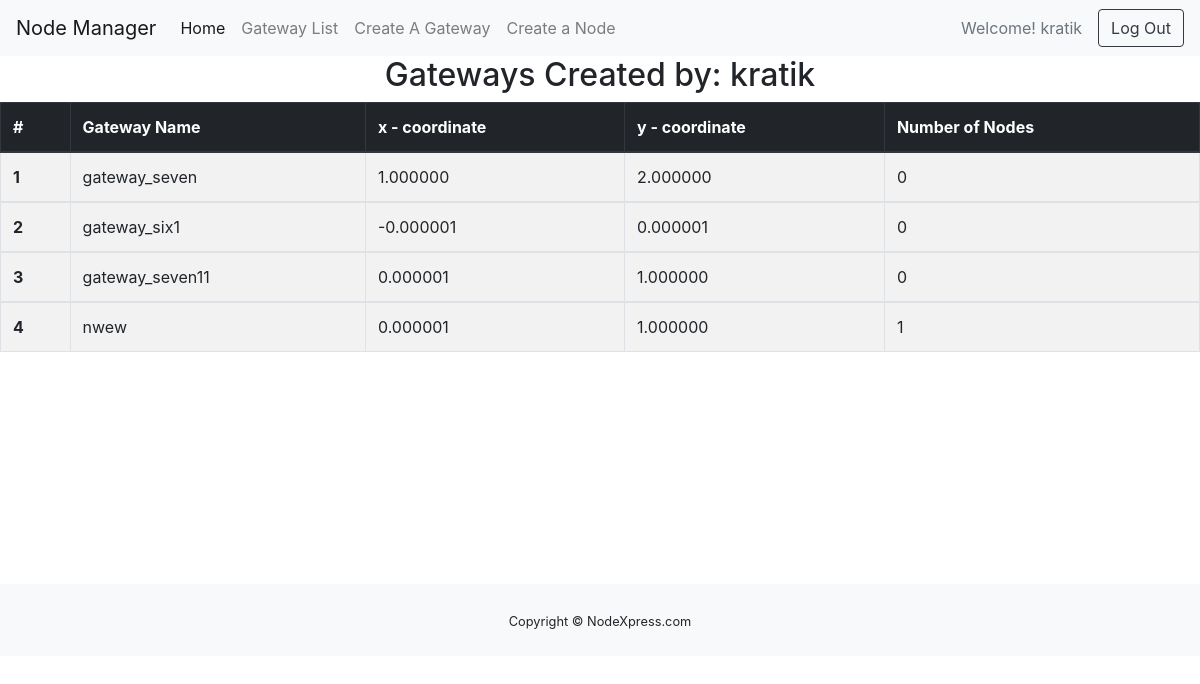
/gateway-list/ (signed in), run on an earlier commit of the app's database.
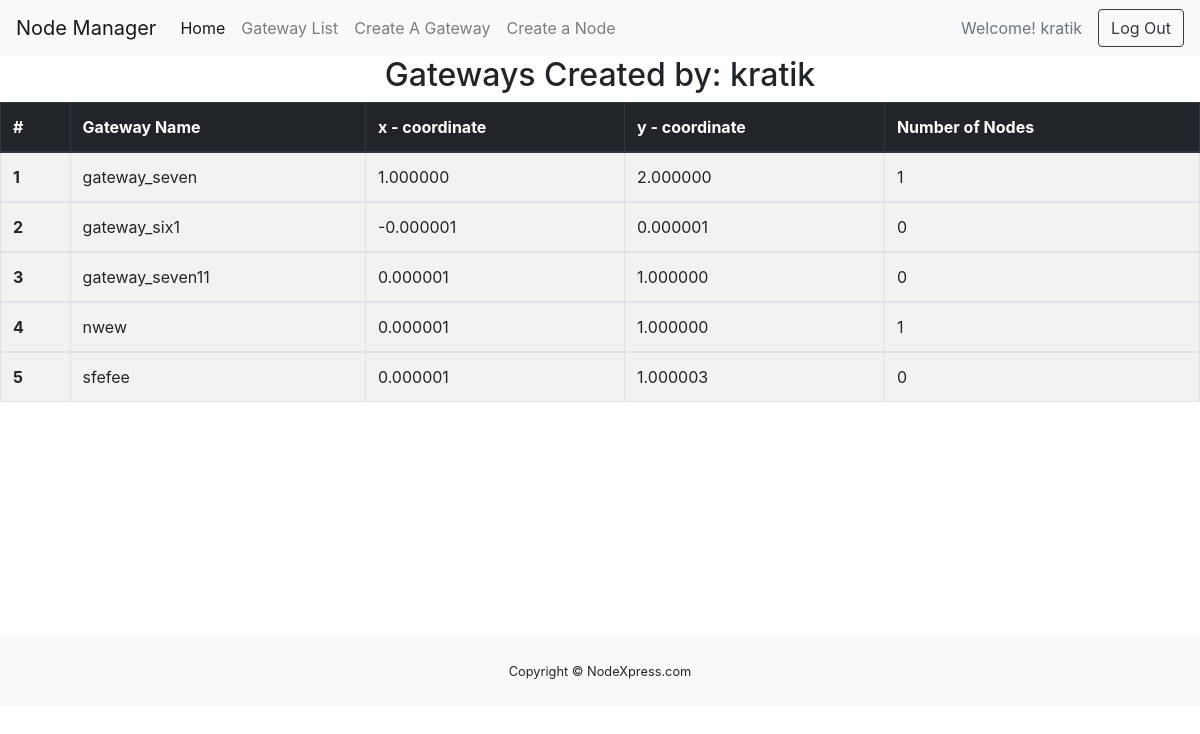
And on a later commit of the database.
### core/models.py (models this page shows, shortened)
class Gateway(models.Model):
    gateway_name = models.CharField(unique=True, max_length=31)
    x_coordinate = models.DecimalField(max_digits=9, decimal_places=6,
                                       validators=[MaxValueValidator(180), MinValueValidator(-180)])  # Longitude
    y_coordinate = models.DecimalField(max_digits=9, decimal_places=6,
                                       validators=[MaxValueValidator(90), MinValueValidator(-90)])  # Latitude
    number_nodes = models.IntegerField(default=0)
    created_by = models.ForeignKey(User, on_delete=models.CASCADE)

### core/views.py (the view)
# urls.py: path('gateway-list/', GatewayList, name='gateway-list'),
def GatewayList(request):
    if request.user.is_authenticated:
        gateway_obj = Gateway.objects.filter(created_by=request.user)
        message = "Gateways Created by: " + str(request.user)
    else:
        gateway_obj = None
        message = "You have  to sign in to view this page. If you dont have any account then Sign Up"
    template_name = 'core/gateway_list.html'
    context = {'object': gateway_obj, 'message': message}
    return render(request, template_name, context)

### core/templates/core/gateway_list.html (shortened to what this page needs)
{% extends 'core/base.html' %}
{% block body %}
<center> <h2> {{ message }} </h2> </center>
{% if request.user.is_authenticated %}
<div class="table-responsive">
<table class="table table-hover table-bordered table-striped">
  <thead class="thead-dark">
    <tr>
      <th scope="col">#</th>
      <th scope="col">Gateway Name</th>
      <th scope="col">x - coordinate </th>
      <th scope="col">y - coordinate </th>
      <th scope="col">Number of Nodes </th>
    </tr>
  </thead>
 {% for o in object %}
  <tbody>
    <tr>
      <th scope="row">{{forloop.counter}}</th>
      <td>{{o.gateway_name}}</td>
      <td>{{o.x_coordinate}}</td>
      <td>{{o.y_coordinate}}</td>
      <td> {{ o.number_nodes}}</td>
    </tr>
  </tbody>
{% endfor %}
</table>
</div>
{% endif %}
{% endblock %}

What changed in the data, as far as the page shows it:
changed Gateway "gateway_seven": number_nodes "0" → "1"
added Gateway: gateway_name "sfefee", x_coordinate "0.000001", y_coordinate "1.000003", number_nodes "0"
